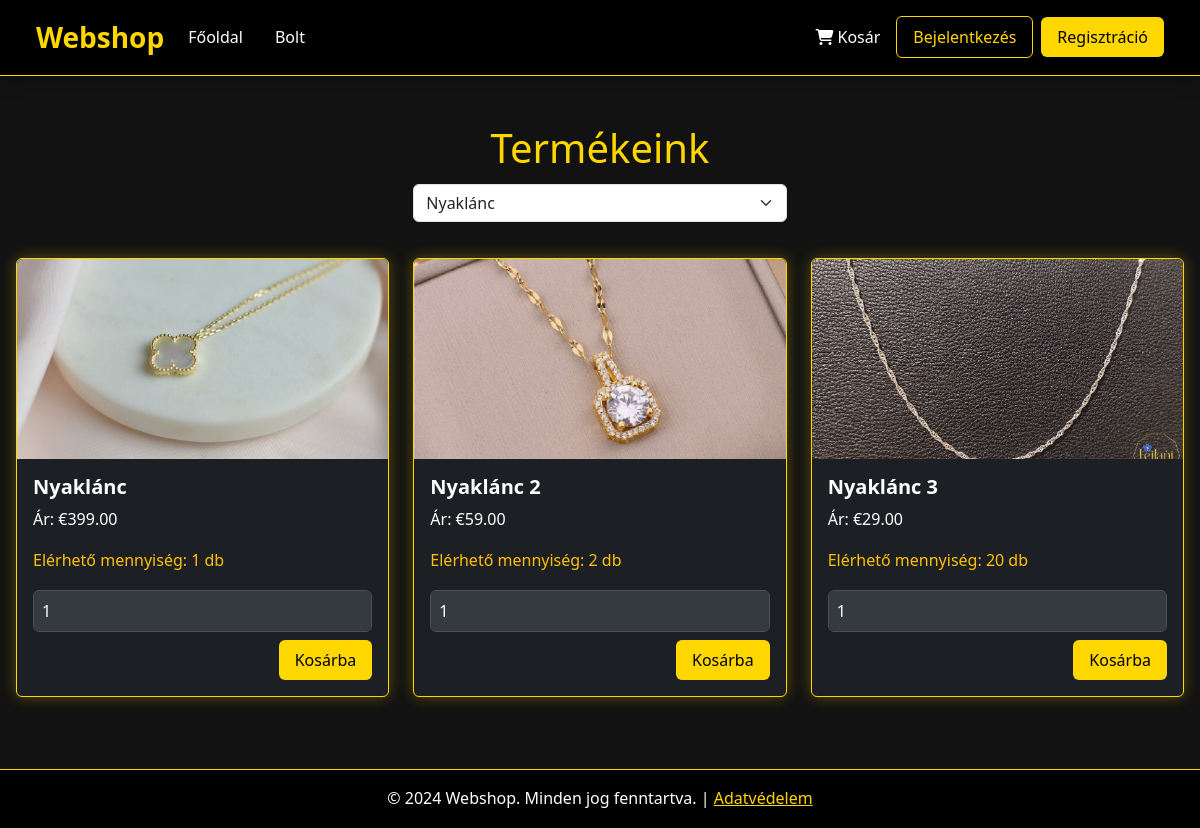
The app's page /front/shop.php?category_id=2 with its own data.
### tables this page shows
CREATE TABLE `product` (
  `id` int(11) UNSIGNED NOT NULL,
  `name` varchar(255) DEFAULT NULL,
  `price` decimal(10,2) DEFAULT NULL,
  `quantity` int(11) NOT NULL,
  `category_id` int(11) DEFAULT NULL,
  `img_path` varchar(255) DEFAULT NULL,
  `description` text
);

### backend/manage_shop.php (called while the page is built, shortened)
<?php
require_once '../backend/modell/webshop.php';
$category_id = isset($_GET['category_id']) && $_GET['category_id'] !== ''
    ? intval($_GET['category_id'])
    : null;
if ($category_id) {
    $stmt = $pdo->prepare("
        SELECT p.*, c.name AS category_name
        FROM product p
        LEFT JOIN categories c ON p.category_id = c.id
        WHERE p.category_id = :category_id
    ");
    $stmt->execute(['category_id' => $category_id]);
} else {
    $stmt = $pdo->query("
        SELECT p.*, c.name AS category_name
        FROM product p
        LEFT JOIN categories c ON p.category_id = c.id
    ");
}
$products = $stmt->fetchAll(PDO::FETCH_ASSOC);
?>

### front/shop.php (the view, shortened to what this page needs)
<?php
include_once "../backend/manage_shop.php";
require_once "../backend/modell/webshop.php";
?>
<!DOCTYPE html>
<html lang="hu">
<head>
    <link href="https://cdn.jsdelivr.net/npm/bootstrap@5.3.0-alpha3/dist/css/bootstrap.min.css" rel="stylesheet">
    <link href="https://cdnjs.cloudflare.com/ajax/libs/bootstrap-icons/1.10.5/font/bootstrap-icons.min.css" rel="stylesheet">
    <link rel="stylesheet" href="shop.css">
    <link rel="stylesheet" href="index.css">
</head>
<body style="background-color: #121212; color: #fff;">
<nav class="navbar navbar-expand-lg navbar-dark bg-black border-bottom border-gold shadow">
    <div class="container">
        <a class="navbar-brand text-gold" href="../front/index.php">Webshop</a>
        <div class="collapse navbar-collapse" id="navbarNav">
            <ul class="navbar-nav me-auto">
                <li class="nav-item"><a class="nav-link" href="../front/index.php">Főoldal</a></li>
                <li class="nav-item"><a class="nav-link" href="../front/shop.php">Bolt</a></li>
            </ul>
            <div class="d-flex align-items-center">
                <a href="../front/cart.php" class="d-flex align-items-center me-3 text-decoration-none text-gold">
                    <i class="fas fa-shopping-cart text-white me-1"></i>
                    <span class="text-white">Kosár</span>
                </a>
                <?php if (isset($_SESSION['user_id'])): ?>
                    <a href="../backend/logout.php" class="btn btn-outline-gold me-2">Kijelentkezés</a>
                <?php else: ?>
                    <a href="../front/logIn.php" class="btn btn-outline-gold me-2">Bejelentkezés</a>
                    <a href="../front/register.php" class="btn btn-gold">Regisztráció</a>
                <?php endif; ?>
            </div>
        </div>
    </div>
</nav>
<section class="py-5">
    <div class="container">
        <h1 class="text-center mb-4 text-gold">Termékeink</h1>
        <div class="row">
            <form method="GET" class="mb-4">
                <div class="row">
                    <div class="col-md-4 mx-auto">
                        <select name="category_id" class="form-select" onchange="this.form.submit()">
                            <?php
                            $stmt = $pdo->query("SELECT id, name FROM categories");
                            $categories = $stmt->fetchAll(PDO::FETCH_ASSOC);
                            foreach ($categories as $category):
                                $selected = (isset($_GET['category_id']) && $_GET['category_id'] == $category['id']) ? 'selected' : '';
                            ?>
                                <option value="<?= $category['id'] ?>" <?= $selected ?>>
                                    <?= htmlspecialchars($category['name']) ?>
                                </option>
                            <?php endforeach; ?>
                        </select>
                    </div>
                </div>
            </form>
            <?php foreach ($products as $product): ?>
                <div class="col-md-4 mb-4">
                    <div class="card">
                        <img src="<?= htmlspecialchars($product['img_path']) ?>" class="card-img-top" alt="<?= htmlspecialchars($product['name']) ?>">
                        <div class="card-body">
                            <h5 class="card-title"><?= htmlspecialchars($product['name']) ?></h5>
                            <p class="card-text">Ár: €<?= number_format($product['price'], 2) ?></p>
                            <?php if ($product['quantity'] > 0): ?>
                                <p class="text-warning">Elérhető mennyiség: <?= $product['quantity'] ?> db</p>
                                <form method="POST" action="">
                                    <input type="number" name="quantity" value="1" min="1" max="<?= $product['quantity'] ?>" class="form-control mb-2">
                                    <button type="submit" name="add_to_cart" class="btn btn-gold">Kosárba</button>
                                </form>
                            <?php else: ?>
                                <p class="text-danger">Jelenleg nem elérhető</p>
                            <?php endif; ?>
                        </div>
                    </div>
                </div>
            <?php endforeach; ?>
        </div>
    </div>
</section>
<footer class="py-3 bg-black text-center border-top border-gold">
    <p class="mb-0">&copy; 2024 Webshop. Minden jog fenntartva. | <a href="#" class="text-gold">Adatvédelem</a></p>
</footer>
</body>
</html>

### front/shop.css (style rules this page uses)
:root { --gold: #ffd700; --gold-dark: #e6c200; --black: #000; --white: #fff; --gray-dark: #343a40; --gray-border: #495057; --red: #dc3545; --transition: 0.2s ease-in-out; --radius: 0.375rem; }
body { font-family: 'Segoe UI', Tahoma, Geneva, Verdana, sans-serif; background-color: var(--black); color: var(--white); margin: 0; padding: 0; }
.navbar { padding: 10px 20px; }
.navbar-brand { color: var(--gold) !important; font-size: 1.75em; font-weight: bold; text-decoration: none; transition: color var(--transition); }
.navbar-nav { list-style: none; display: flex; gap: 1rem; margin-left: 0; float: left; }
.navbar-nav li { margin: 0; padding: 0; }
.navbar-nav .nav-link { color: var(--white); text-decoration: none; transition: color var(--transition); }
.btn { display: inline-block; font-weight: 500; color: var(--white); background: transparent; border: 1px solid var(--gold); padding: 0.5rem 1rem; font-size: 1rem; border-radius: var(--radius); cursor: pointer; transition: all var(--transition); }
.btn-gold { background-color: var(--gold); color: var(--black); float: right; }
.btn-outline-gold { color: var(--gold); }
.form-control { width: 100%; padding: 0.5rem; background-color: var(--gray-dark); border: 1px solid var(--gray-border); border-radius: var(--radius); color: var(--white); transition: border-color var(--transition), box-shadow var(--transition); }
.card { background-color: #1c1f23; border: 1px solid var(--gold); border-radius: var(--radius); overflow: hidden; display: flex; flex-direction: column; color: var(--white); box-shadow: 0 0 15px rgba(255, 215, 0, 0.3); transition: transform var(--transition), box-shadow var(--transition); }
.card-img-top { width: 100%; height: 200px; object-fit: cover; }
.card-body { padding: 1rem; flex-grow: 1; display: flex; flex-direction: column; }
.card-title { margin-bottom: 0.5rem; font-weight: 600; }
.card-text { flex-grow: 1; margin-bottom: 1rem; }
.text-gold { color: var(--gold) !important; }
.text-white { color: var(--white) !important; }
.text-center { text-align: center !important; }
.bg-black { background-color: var(--black) !important; }
.border-gold { border-color: var(--gold) !important; }
.me-auto { margin-right: auto !important; }
.mb-0 { margin-bottom: 0 !important; }
.mb-2 { margin-bottom: 0.5rem !important; }
.mb-4 { margin-bottom: 1.5rem !important; }
.py-3 { padding-top: 1rem !important; padding-bottom: 1rem !important; }
.py-5 { padding-top: 3rem !important; padding-bottom: 3rem !important; }
.container { max-width: 1200px; margin: 0 auto; padding: 0 1rem; }
.row { display: flex; flex-wrap: wrap; margin: -0.75rem; }
.col-md-4 { flex: 0 0 33.3333%; padding: 0.75rem; }
a { color: var(--gold); text-decoration: underline; transition: color var(--transition); }

### front/index.css (style rules this page uses)
:root { --gold: #ffd700; --gold-dark: #e6c200; --black: #000; --white: #fff; --gray-dark: #343a40; --red: #dc3545; --transition: 0.2s ease-in-out; --radius: 0.375rem; }
body { font-family: 'Segoe UI', Tahoma, Geneva, Verdana, sans-serif; background-color: var(--black); color: var(--white); margin: 0; padding: 0; line-height: 1.6; }
.container { max-width: 1200px; margin: 0 auto; padding: 0 1rem; }
.navbar-brand { color: var(--gold) !important; font-size: 1.75em; font-weight: bold; text-decoration: none; transition: color var(--transition); }
.navbar-nav .nav-link { color: var(--white); transition: color var(--transition); }
.btn-outline-gold { color: var(--gold) !important; border-color: var(--gold) !important; transition: background-color var(--transition), color var(--transition); }
.btn-gold { background-color: var(--gold) !important; color: var(--black) !important; border: none !important; transition: background-color var(--transition); }
html, body { height: 100%; }
body { display: flex; flex-direction: column; }

### records on screen
product: img_path (picture), name "Nyaklánc", price "399.00", quantity "1"
product: img_path (picture), name "Nyaklánc 2", price "59.00", quantity "2"
product: img_path (picture), name "Nyaklánc 3", price "29.00", quantity "20"

### other values on screen
form field category_id "Nyaklánc"
